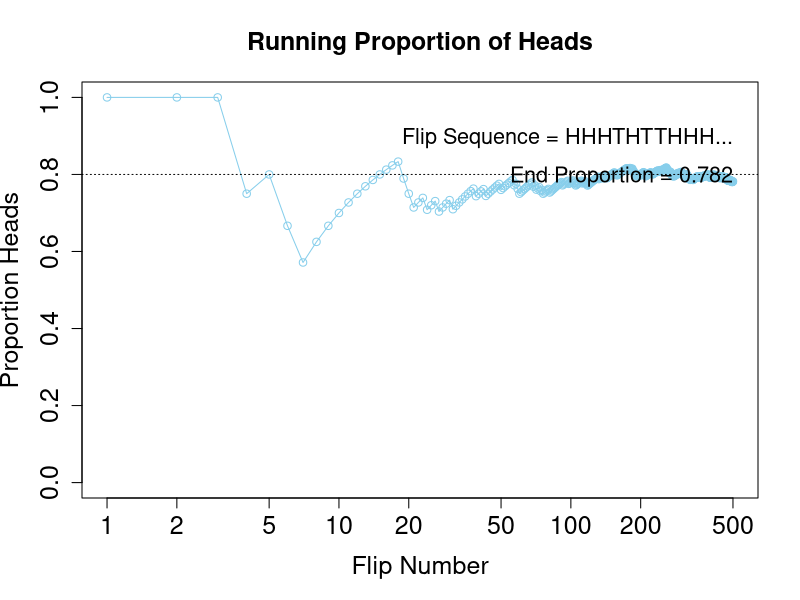

This chart was generated by the following R code:
N = 500 # Specify the total number of flips, denoted N.
pHeads = 0.8 # Specify underlying probability of heads.
# Flip a coin N times and compute the running proportion of heads at each flip.
# Generate a random sample of N flips (heads=1, tails=0):
flipSequence = sample( x=c(0,1), prob=c(1-pHeads,pHeads), size=N, replace=TRUE )
# Compute the running proportion of heads:
r = cumsum( flipSequence ) # Cumulative sum: Number of heads at each step.
n = 1:N                    # Number of flips at each step.
runProp = r / n            # Component by component division.
# Graph the running proportion:
plot( n , runProp , type="o" , log="x" , col="skyblue" ,
      xlim=c(1,N) , ylim=c(0.0,1.0) , cex.axis=1.5 ,
      xlab="Flip Number" , ylab="Proportion Heads" , cex.lab=1.5 ,
      main="Running Proportion of Heads" , cex.main=1.5 )
# Plot a dotted horizontal reference line:
abline( h=pHeads , lty="dotted" )
# Display the beginning of the flip sequence:
flipLetters = paste( c("T","H")[flipSequence[1:10]+1] , collapse="" )
displayString = paste0( "Flip Sequence = " , flipLetters , "..." )
text( N , .9 , displayString , adj=c(1,0.5) , cex=1.3 )
# Display the relative frequency at the end of the sequence.
text( N , .8 , paste("End Proportion =",runProp[N]) , adj=c(1,0.5) , cex=1.3 )